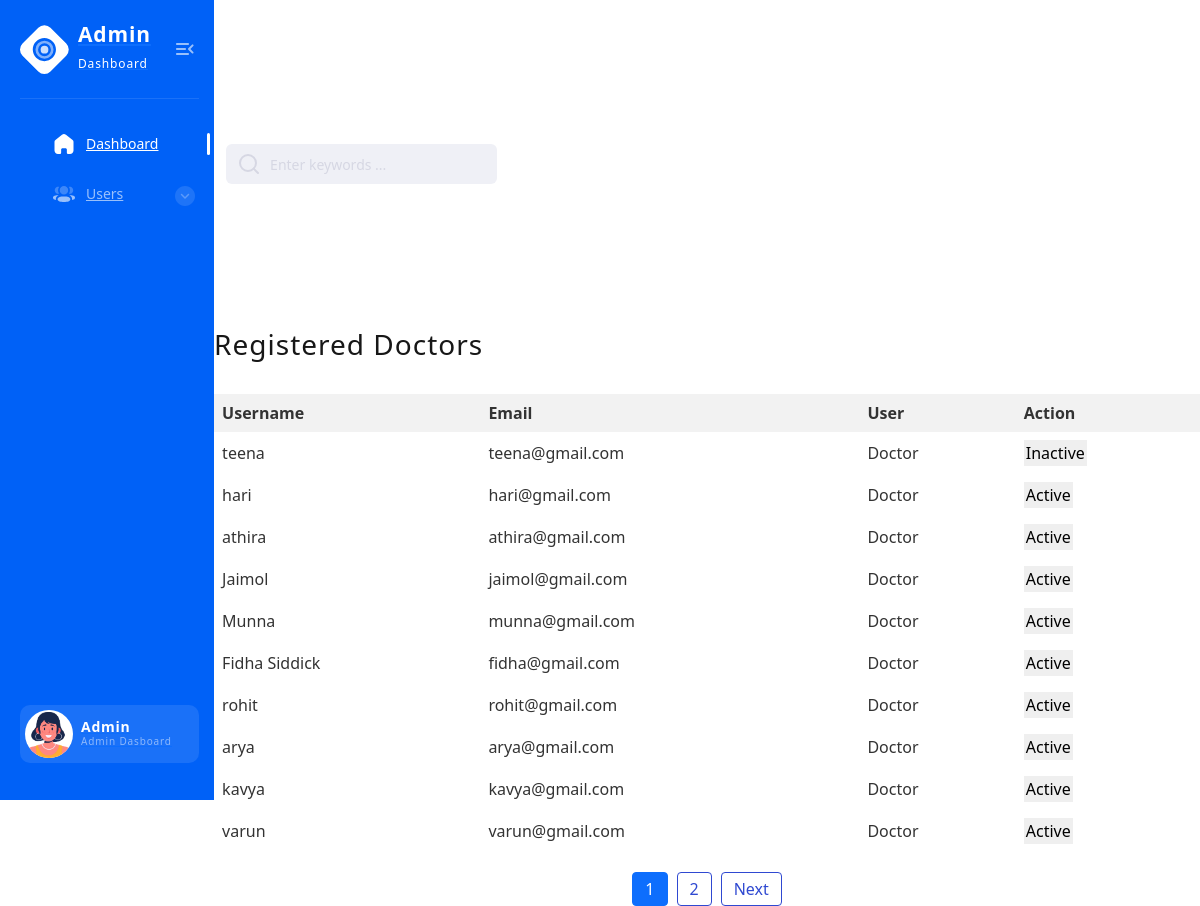
The app's page /doctors/ with its own data.
### ct/models.py (models this page shows)
class CustomUser(AbstractUser):
    CUSTOMER = 1
    DIETITIAN = 2
    DOCTOR = 3
    ROLE_CHOICE = (
     (CUSTOMER, 'Customer'),
     (DIETITIAN, 'Dietitian'),
     (DOCTOR, 'Doctor'),
    )
    username = models.CharField(max_length=100,unique=True ,default='')
    email = models.EmailField(unique=True)
    password = models.CharField(max_length=128)
    is_Customer = models.BooleanField(default=False)
    is_Dietitian = models.BooleanField(default=False)
    is_Doctor = models.BooleanField(default=False)
    REQUIRED_FIELDS = []

### ct/views.py (the view)
# urls.py: path('doctors/', views.doctor_list, name='doctor_list'),
def doctor_list(request):
    users = CustomUser.objects.filter(is_Doctor=True)
    users_per_page = 10
    paginator = Paginator(users, users_per_page)
    page = request.GET.get('page',1)
    try:
        users = paginator.page(page)
    except PageNotAnInteger:
        users = paginator.page(1)
    except EmptyPage:
        users = paginator.page(paginator.num_pages)
    return render(request, 'doctor_list.html', {'users': users})

### ct/templates/doctor_list.html (shortened to what this page needs)
{% load static %}
<html>
  <head>
    <head>
      <link rel="stylesheet" href="{% static './css/style.min2.css' %}">
      <link href="https://cdn.jsdelivr.net/npm/bootstrap@5.0.2/dist/css/bootstrap.min.css" rel="stylesheet">
</head>
<body>
<div class="page-flex">
  <aside class="sidebar">
    <div class="sidebar-start">
        <div class="sidebar-head">
            <a href="{% url 'admindashboard' %}" class="logo-wrapper" title="Home">
                <span class="icon logo" aria-hidden="true"></span>
                <div class="logo-text">
                    <span class="logo-title">Admin</span>
                    <span class="logo-subtitle">Dashboard</span>
                </div>
            </a>
            <button class="sidebar-toggle transparent-btn" title="Menu" type="button">
                <span class="icon menu-toggle" aria-hidden="true"></span>
            </button>
        </div>
        <div class="sidebar-body">
            <ul class="sidebar-body-menu">
                <li>
                    <a class="active" href="{% url 'admindashboard' %}"><span class="icon home" aria-hidden="true"></span>Dashboard</a>
                </li>
                <li>
                  <a class="show-cat-btn" href="##">
                      <span class="icon user-3" aria-hidden="true"></span>Users
                      <span class="category__btn transparent-btn" title="Open list">
                          <span class="icon arrow-down" aria-hidden="true"></span>
                      </span>
                  </a>
                  <ul class="cat-sub-menu">
                    <li>
                    </li>
                    <li>
                    </li>
                    <li>
                  </li>
                  <li>
                </li>
                <li>
              </li>
                </ul>
                 <ul class="cat-sub-menu">
                  <li>
                </li>
                      </ul>
                </div>
            </div>
            <div class="sidebar-footer">
                <a href="##" class="sidebar-user">
                    <span class="sidebar-user-img">
                        <picture><source srcset="{% static './img/avatar/avatar-illustrated-01.webp' %}" type="image/webp"><img src="{% static './img/avatar/avatar-illustrated-01.png' %}" alt="User name"></picture>
                    </span>
                    <div class="sidebar-user-info">
                        <span class="sidebar-user__title">Admin</span>
                        <span class="sidebar-user__subtitle">Admin Dasboard</span>
                    </div>
                </a>
            </div>
        </aside>
          <div class="main-wrapper">
            <nav class="main-nav--bg">
          <div class="container main-nav">
            <div class="main-nav-start">
              <div class="search-wrapper">
                <i data-feather="search" aria-hidden="true"></i>
                <input type="text" placeholder="Enter keywords ..." required>
              </div>
            </div>
            <div class="main-nav-end">
              <div class="notification-wrapper">
              </div>
            </div>
          </div>
        </nav>
        <link href="https://cdn.jsdelivr.net/npm/bootstrap@5.0.2/dist/css/bootstrap.min.css" rel="stylesheet">
  <h3>Registered Doctors</h3><br>
<table class="user-table">
  <thead>
      <tr>
        <th class="blue-header">Username</th>
        <th class="blue-header">Email</th>
        <th class="blue-header">User</th>
        <th class="blue-header">Action</th>
      </tr>
  </thead>
  <tbody>
    {% for user in users %}
    <tr>
      <td>{{ user.username }}</td>
      <td>{{ user.email }}</td>
     <td>
        {% if user.is_Customer %}
          Customer
        {% elif user.is_Dietitian %}
          Dietitian
        {% elif user.is_Doctor %}
          Doctor
        {% endif %}
      </td>
      <td>
        {% if user.is_active %}
        <button class="toggle-status" data-user-id="{{ user.id }}" data-status="{{ user.is_active }}">Active</button>
        {% else %}
          <button class="toggle-status" data-user-id="{{ user.id }}" data-status="inactive">Inactive</button>
        {% endif %}
      </td>
    </tr>
    {% endfor %}
  </tbody>
</table>
 <div class="pagination">
  <ul class="pagination">
    {% for num in users.paginator.page_range %}
      <li class="page-item {% if num == users.number %}active{% endif %}">
        <a class="page-link" href="?page={{ num }}">{{ num }}</a>
      </li>
    {% endfor %}
    {% if users.has_next %}
      <li class="page-item">
        <a class="page-link" href="?page={{ users.next_page_number }}">Next</a>
      </li>
    {% endif %}
  </ul>
</div>
</body>
</html>

### ct/templates/doctor_list.html (style rules this page uses)
.user-table { border-collapse: collapse; width: 100%; }
.user-table th, .user-table td { padding: 8px; text-align: left; }
.blue-header { background-color: #2f49d1; color: #fff; }
.user-table th { background-color: #f2f2f2; color: #333; }
.user-table td { background-color: #ffffff; color: #333; }
.pagination { display: flex; justify-content: center; margin-top: 20px; }
.pagination ul { list-style: none; display: flex; padding: 0; margin: 0; }
.pagination li { margin: 0 5px; }
.pagination a { text-decoration: none; color: #2f49d1; background-color: #fff; padding: 8px 12px; border: 1px solid #2f49d1; border-radius: 4px; }
.pagination .active a { color: #fff; background-color: #2f49d1; }

### records on screen
CustomUser: username "teena", email "teena@gmail.com", is_Customer "Doctor"
CustomUser: username "hari", email "hari@gmail.com", is_Customer "Doctor"
CustomUser: username "athira", email "athira@gmail.com", is_Customer "Doctor"
CustomUser: username "Jaimol", email "jaimol@gmail.com", is_Customer "Doctor"
CustomUser: username "Munna", email "munna@gmail.com", is_Customer "Doctor"
CustomUser: username "Fidha Siddick", email "fidha@gmail.com", is_Customer "Doctor"
CustomUser: username "rohit", email "rohit@gmail.com", is_Customer "Doctor"
CustomUser: username "arya", email "arya@gmail.com", is_Customer "Doctor"
CustomUser: username "kavya", email "kavya@gmail.com", is_Customer "Doctor"
CustomUser: username "varun", email "varun@gmail.com", is_Customer "Doctor"

### other values on screen
{{ num }} "1" "2"
